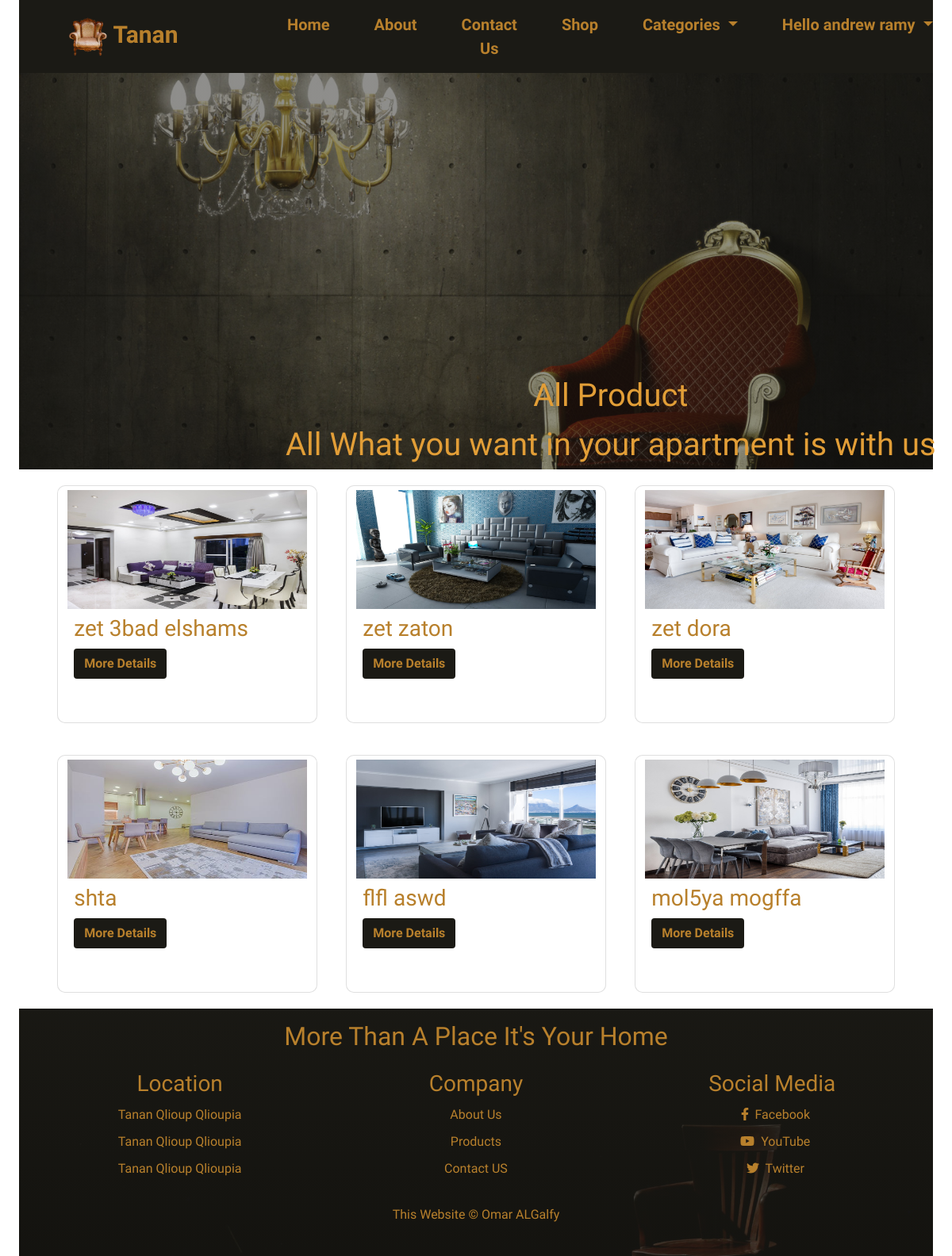
The app's page /shop.php (signed in) with its own data.
### tables this page shows
CREATE TABLE `products` (
  `id` int(10) UNSIGNED NOT NULL,
  `name_en` varchar(60) NOT NULL,
  `name_ar` varchar(60) NOT NULL,
  `price` decimal(8,2) NOT NULL,
  `photo` varchar(255) NOT NULL DEFAULT 'product.jpg',
  `status` tinyint(1) NOT NULL DEFAULT 1 COMMENT '1--> active\r\n2-->not active',
  `stock` varchar(50) DEFAULT NULL,
  `subcat_id` int(10) UNSIGNED NOT NULL,
  `supplier_id` int(10) UNSIGNED NOT NULL,
  `viewer` int(10) UNSIGNED NOT NULL,
  `created_at` timestamp NOT NULL DEFAULT current_timestamp(),
  `updated_at` timestamp NOT NULL DEFAULT current_timestamp() ON UPDATE current_timestamp()
);

### connection.php (called while the page is built, shortened)
<?php
class connection {
    public $DBserverName = 'localhost';
    public $DBusername = 'root';
    public $DBpassword = '';
    public $DBname = 'nti_ecommerce_last';
    public $con;
    public function __construct()
    {
       $this->con =  new mysqli($this->DBserverName,$this->DBusername,$this->DBpassword,$this->DBname);
    }
    public function runDQL($query)
    {
        $result = $this->con->query($query);
        if($result->num_rows > 0){
            return $result;
        }else{
            return [];
        }
    }
}

### Product.php (called while the page is built, shortened)
<?php
include_once "connection.php";
class Product extends connection implements operation
{
    public function selectAllData(){
        $query = "SELECT * FROM `products`";
        return $this->runDQL($query);
    }
}

### shop.php (the view)
<?php
  include_once 'header.php';
?>
<div class="about-home col-12  text-center">
    <div class="content  ">
        <h1>All Product</h1>
        <p>All What you want in your apartment is with us</p>
    </div>
</div>
<?php
    include_once "Product.php";
    $pro = new Product;
    if ($_GET) {
        if (isset($_GET['sub'])) {
            $pro->setSubCategoryId($_GET['sub']);
            $resultp = $pro->selectPorductsSub();
        }
    } else {
        $resultp = $pro->selectAllData();
    }
    if ($resultp) {
        $products = $resultp->fetch_all(MYSQLI_ASSOC);
     ?>
<div class="row products col-12 mx-auto   ">
    <?php   foreach ($products as $key => $value) {
    ?>
    <div class="card col-10  col-lg-5   ">
        <img class="img-fluid" data-mdb-ripple-color="light" src="images/<?php echo $value['photo']?>" alt="">
        <div class="content p-2">
            <h3 class="">
                  <?php echo $value['name_en'] ?>
            </h3>
            <a class="btn " href="product_details.php?pro=<?php echo $value['id'] ?>">More Details</a>
        </div>
    </div>
    <?php
    }
} else {
    echo "<div  class = 'alert alert-warning'> No Products Found </div>";
}
?>
</div>
<?php include_once 'footer.php';?>

### css/style.css (style rules this page uses)
* { padding: 0; margin: 0; box-sizing: border-box; font-family: 'imbue', serif; }
a { transition: .5s; }
.products { padding:0 30px; }
.card { height: 300px; border-radius: 10px; color: #b8802c; width: 30%; margin: 20px auto; }
.products img { margin-top: 5px; width: 100%; height: 150px; box-sizing: border-box; }
.card .btn { background-color: #1b1a15; color: #b8802c; font-weight: bolder; }
.about-home { background:linear-gradient( #1b1a157e, #1b1a157e), url('../images/chair2.jpg') no-repeat center; background-size: cover; height: 500px; }
.about-home .content { position:absolute; top: 30%; left: 30%; color: #e29e37; font-size:40px; }

### records on screen
products: photo (picture), name_en "zet 3bad elshams"
products: photo (picture), name_en "zet zaton"
products: photo (picture), name_en "zet dora"
products: photo (picture), name_en "shta"
products: photo (picture), name_en "flfl aswd"
products: photo (picture), name_en "mol5ya mogffa"

### other values on screen
$_SESSION['user_data']->first_name "andrew"
$_SESSION['user_data']->last_name "ramy"
